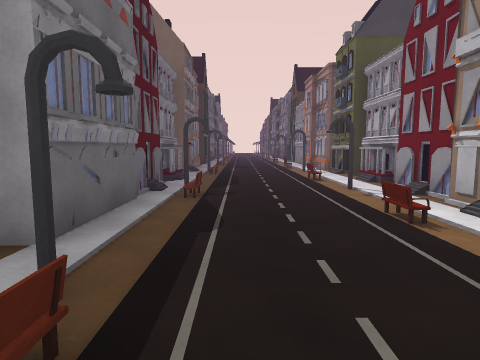
view 1 (above)

18 first-person views from a walk through a Unity game level. The camera is 1.4 m above the floor, tilts 6° down and sees 75° across. The floor is counted in squares, 2 m on a side. Each view is taken from the middle of a square. On the plan, view 1 faces up. The plan holds only what a view shows up to about 10 squares ahead; the rest is blank. The place goes on beyond the plan. The player character is not drawn. Some animated figures are not drawn.

view 2
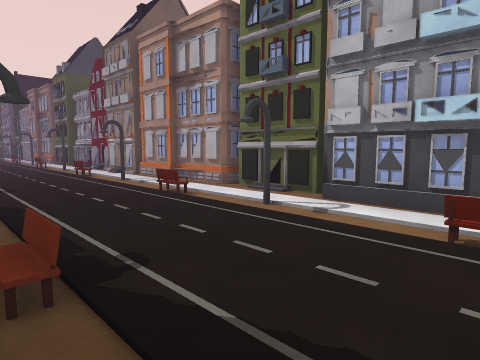

view 3
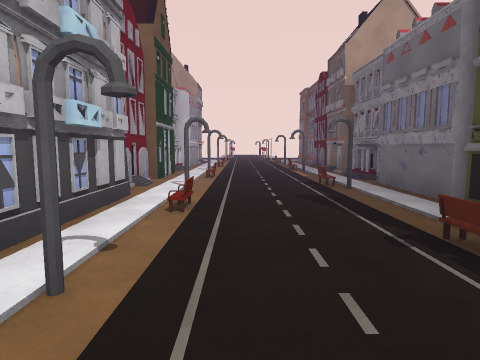

view 4
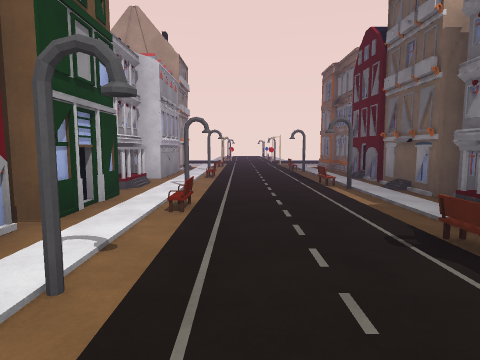

view 5
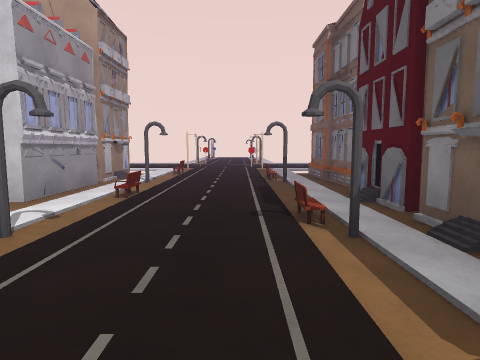

view 6
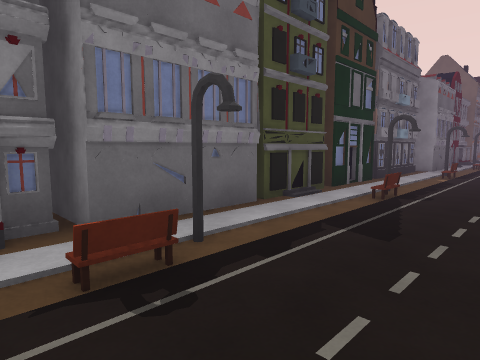

view 7
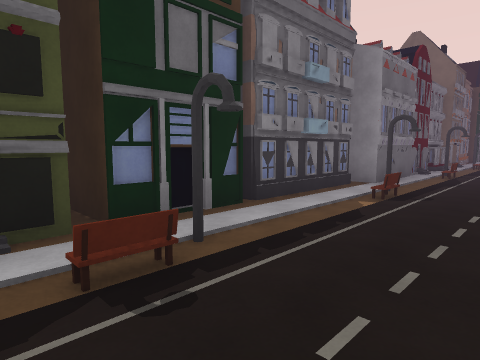

view 8
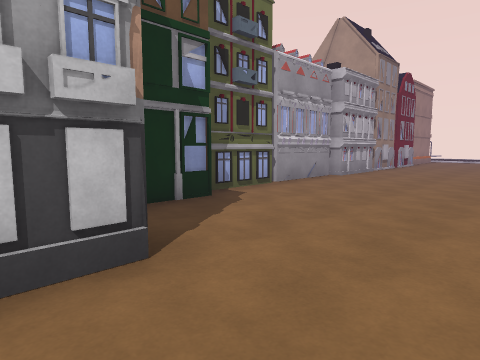

view 9
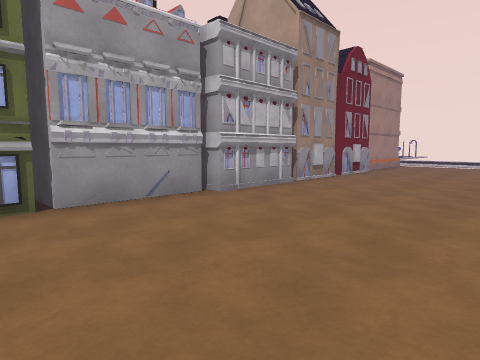

view 10
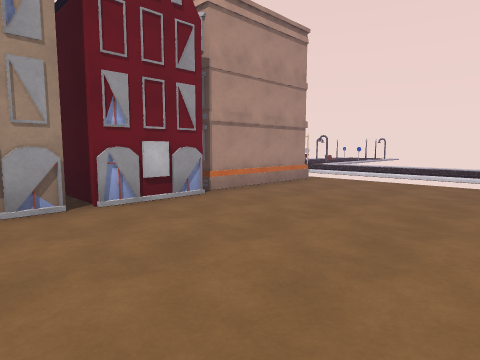

view 11
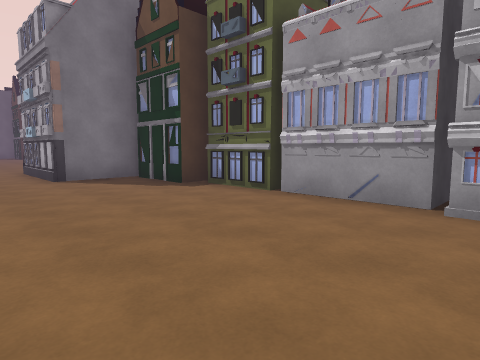

view 12
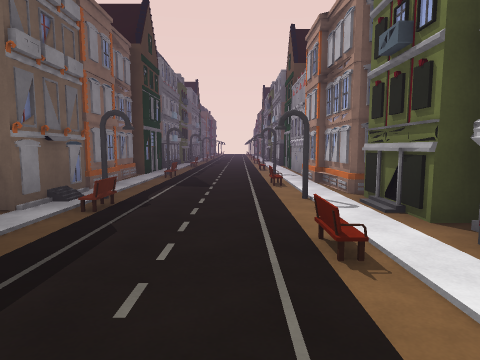

view 13
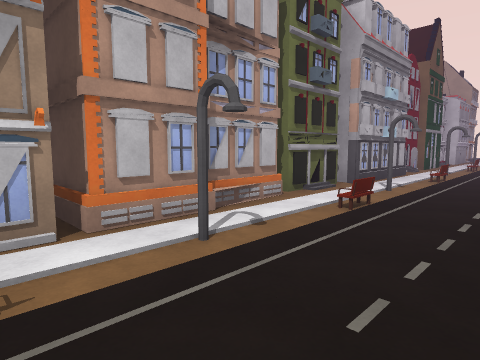

view 14
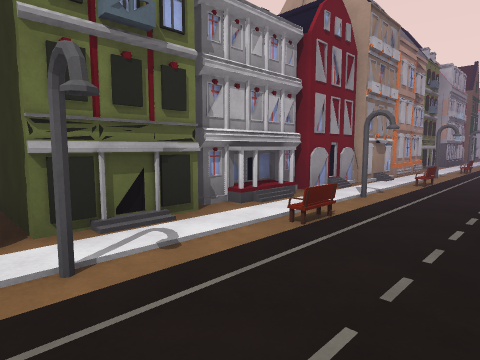

view 15
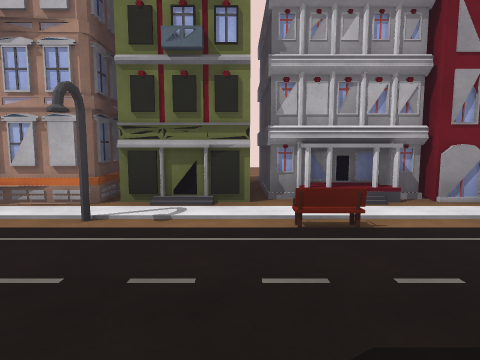

view 16
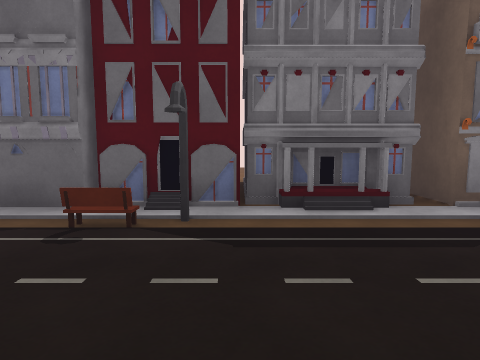

view 17
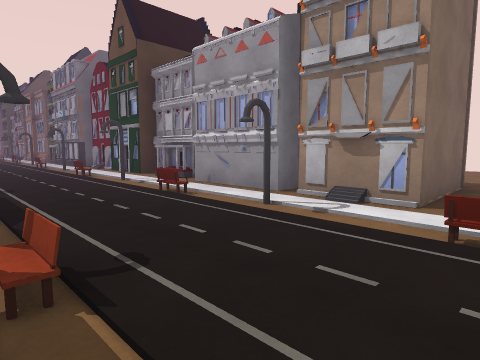

view 18
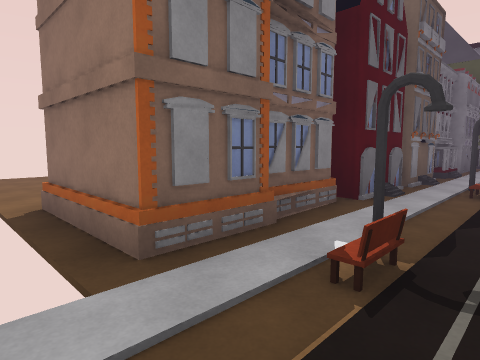

### Floor plan
Key: @ floor where view 1 was taken; # wall or solid block; . floor; B building; E bench; S streetlight; O other object.
Columns run from 8 left of view 1 to 5 right of it. Each row starts with its distance up from view 1.
 15        ...O#
 14       B....#
 13       #OS.SB
 12       B....B
 11       B...OB
 10       #....BB
  9     B##ES.SB#
  8     BBB....###
  7     BBB...EBBB
  6      ##....BBB
  5       #ES.S#
  4       #....#
  3       #B..EB
  2  ..   .....BB
  1  .#   BES.SB
  0 ..#   B.@..B
 -1 ..#####...EBBB
 -2 ....# B....B
 -3 ....###ES.SB
 -4 ....##B....#
 -5 ....###...E#
 -6 ....B#B....#
 -7 ....###ES.S#
 -8 ....BBB....#
 -9  ...BBB...EB
-10 ....# B....B
-11 ....###ES.SB
-12 ....B #....#
-13 ....###...EB
-14 ....B B....#
-15 ....B BES.SB
-16 ....BBB....##
-17        ...E

Where each view was taken, in squares from view 1:
view 1: 0 up, 0 right, facing up
view 2: 5 down, 1 left, facing up-right
view 3: 1 down, 1 right, facing down
view 4: 5 down, 1 right, facing down
view 5: 8 down, 0 right, facing down
view 6: 8 down, 1 right, facing up-left
view 7: 4 down, 1 right, facing up-left
view 8: 0 up, 8 left, facing down-right
view 9: 4 down, 8 left, facing down-right
view 10: 10 down, 8 left, facing down-right
view 11: 8 down, 8 left, facing up-right
view 12: 5 up, 1 right, facing up
view 13: 3 up, 0 right, facing down-right
view 14: 10 up, 0 right, facing down-right
view 15: 8 up, 1 left, facing right
view 16: 6 up, 2 right, facing left
view 17: 17 down, 1 left, facing up-right
view 18: 17 down, 0 right, facing up-left
